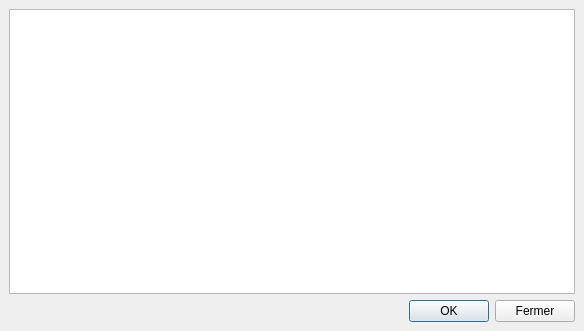
<?xml version="1.0" encoding="UTF-8"?>
<ui version="4.0">
 <class>ParamSelectionWindow</class>
 <widget class="QMainWindow" name="ParamSelectionWindow">
  <property name="geometry">
   <rect>
    <x>0</x>
    <y>0</y>
    <width>584</width>
    <height>331</height>
   </rect>
  </property>
  <property name="windowTitle">
   <string>Sélection de l'option</string>
  </property>
  <widget class="QWidget" name="centralwidget">
   <layout class="QVBoxLayout" name="verticalLayout">
    <item>
     <widget class="QTableView" name="tableView">
      <property name="showGrid">
       <bool>false</bool>
      </property>
      <attribute name="verticalHeaderVisible">
       <bool>false</bool>
      </attribute>
     </widget>
    </item>
    <item>
     <layout class="QHBoxLayout" name="horizontalLayout">
      <item>
       <spacer name="horizontalSpacer">
        <property name="orientation">
         <enum>Qt::Horizontal</enum>
        </property>
        <property name="sizeHint" stdset="0">
         <size>
          <width>40</width>
          <height>20</height>
         </size>
        </property>
       </spacer>
      </item>
      <item>
       <widget class="QPushButton" name="pushButton_ok">
        <property name="text">
         <string>OK</string>
        </property>
        <property name="autoDefault">
         <bool>true</bool>
        </property>
        <property name="default">
         <bool>true</bool>
        </property>
       </widget>
      </item>
      <item>
       <widget class="QPushButton" name="pushButton_close">
        <property name="text">
         <string>Fermer</string>
        </property>
       </widget>
      </item>
     </layout>
    </item>
   </layout>
  </widget>
 </widget>
 <resources/>
 <connections/>
</ui>
